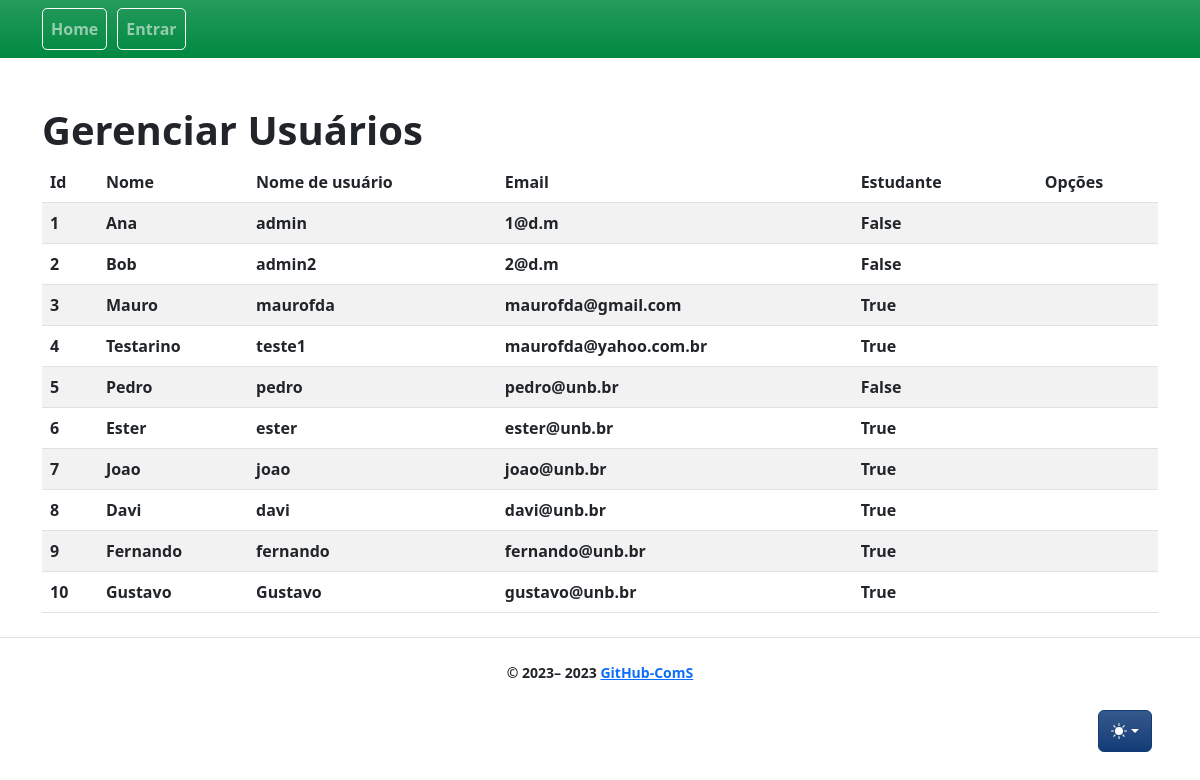
/users/, run on the app's committed database.
### app/models/user.py (models this page shows, shortened)
class User(UserMixin, db.Model):
    __tablename__ = "user"
    id = db.Column(db.Integer, primary_key=True)
    name = db.Column(db.String, nullable=True)
    username = db.Column(db.String(80), unique=True, nullable=False)
    email = db.Column(db.String(120), unique=True, nullable=False)
    pwd = db.Column(db.String(300), nullable=False)
    is_student = db.Column(db.BOOLEAN)

### app/controllers/users_controllers.py (the view)
@bp.route("/", methods=["GET", "POST"])
def index():
    users = User.query.all()
    return render_template(_j.index, entities=users, **properties)

### app/templates/users/index.jinja2 (shortened to what this page needs)
{% extends "base.jinja2" %}
{% from 'bootstrap5/utils.html' import render_icon %}
{% from 'macros/component_confirm_modal.jinja2' import confirmModalMacro, confirmModalScript %}
{% block head %}
{{ super() }}
{% endblock %}
{% block content %}
<div class="table-wrapper">
    <div class="table-title">
        <div class="row">
            <div class="col-sm-6">
                <h1>Gerenciar {{title}}</h1>
            </div>
            <div class="col-sm-6">
            </div>
        </div>
    </div>
    <table class="table table-striped table-hover">
        <thead>
            <tr>
                <th>Id</th>
                <th>Nome</th>
                <th>Nome de usuário</th>
                <th>Email</th>
                <th>Estudante</th>
                <th></th>
                <th>Opções</th>
            </tr>
        </thead>
        <tbody>
            {% for entity in entities %}
            <tr>
                {% for field in list_fields %}
                <td>{{ entity[field] }}</td>
                {% endfor %}
                <td>
                    <a class="btn" href="{{ url_for('users.edit', id=entity.id) }}" data-toggle="tooltip"
                        data-placement="top" title="Tooltip on top"></a>
                    <a  href="#" class="btn clickForActionToConfirm" entity-id="{{entity.id}}" data-bs-toggle="modal"
                        data-bs-target="#modalConfirm" data-entity-reference="{{entity.username}}"
                        data-action="{{url_for('users.delete', id=entity.id)}}" data-action-text="delete" title="delete">
                    </a>
                </td>
            </tr>
            {% endfor %}
        </tbody>
    </table>
</div>
{% endblock %}

### data on the page
User: id "1" "Ana" "admin" "1@d.m" "False"
User: id "2" "Bob" "admin2" "2@d.m" "False"
User: id "3" "Mauro" "maurofda" "maurofda@gmail.com" "True"
User: id "4" "Testarino" "teste1" "maurofda@yahoo.com.br" "True"
User: id "5" "Pedro" "pedro" "pedro@unb.br" "False"
User: id "6" "Ester" "ester" "ester@unb.br" "True"
User: id "7" "Joao" "joao" "joao@unb.br" "True"
User: id "8" "Davi" "davi" "davi@unb.br" "True"
User: id "9" "Fernando" "fernando" "fernando@unb.br" "True"
User: id "10" "Gustavo" "Gustavo" "gustavo@unb.br" "True"

### other printed values
{{ render_nav_item('main.index', 'Home') }} "Home"
{{ render_nav_item('auth.login', 'Entrar') }} "Entrar"
{{ title }} "Usuários"
